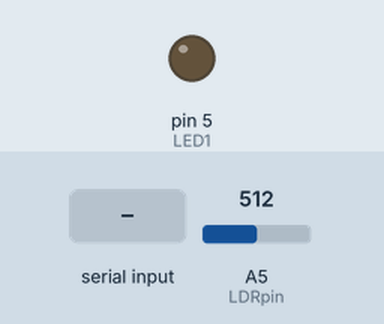
Bench run of a sketch on a simulated Arduino Uno, built with avr-gcc and run on an emulated ATmega328P. On the bench: output pins drawn as LEDs (lit = HIGH). The inputs (shaded band) are chosen by the test bench; at power-on: A5 (LDRpin) = 512. What the sketch prints to the serial monitor is not drawn.

Above: at 0.8 s.
0.9 s: "90,45\n" received over Serial
At 1.4 s:
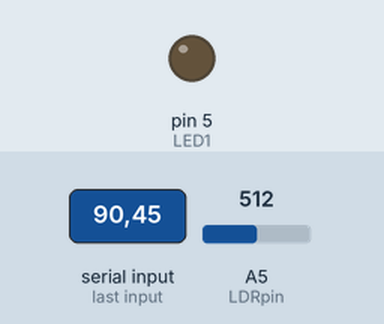
2.5 s: A5 (LDRpin) set to 306
At 3.5 s:
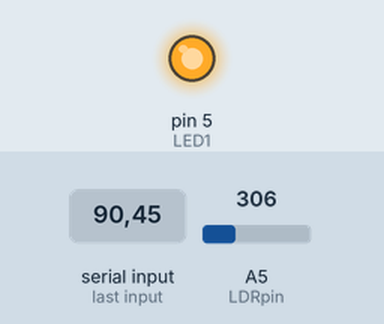
4.5 s: A5 (LDRpin) set to 511
At 5.44 s:
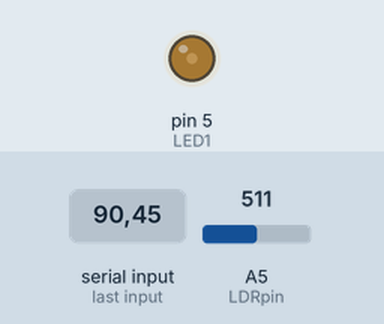
Timing chart, 0 to 7.5 s (numbered marks = the images above; inputs shaded):
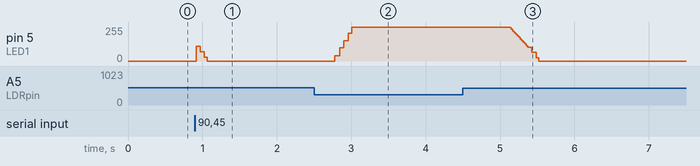

The sketch:

feedback_control_loop_Due.ino
```cpp
#include <avr/io.h>
#include <avr/interrupt.h>

// Constants
const int LED1 = 5; // LED connected to analog pin5
const int LDRpin = A5; // LDR connected to A5 pin
float refValue = 0; // Desired illuminance in Lux
const int Vcc = 5;

/// LDR1 parameters
const float C = 185.922;
const float m = -0.4906;

/// System parameters: Gain and Time constant function of illuminance x [ARDUINO 2]
// G0(x) = mG1*x + bG1
// Tau(x) = mtau1*x + btau1
const float mG1 = 0.1227;
const float bG1 = 13.3269;
const double mtau1 = -0.00009;
const double btau1 = 0.0237;

// Additional variables
int windup = 0;

// Returns system gain for desired illuminance x
float G0(float x) {
  return mG1*x + bG1;
}
// Returns the time constant for desired illuminance x
double tau(float x) {
  return mtau1*x + btau1;
}


/// Tensão e tempo inicial (antes do escalão)
float xi = 0;
int ti = 0;

int increment = 0;

/////////////////////////// PI Controller
// PI controller memory
float y_ant = 0;
float i_ant = 0;
float e_ant = 0;
// PI Controller parameters
const float Kp = 3;
const float Ki = 12;

// Sampling Period
const double T = 0.005;

// Setup Interrupt
volatile bool flag;
ISR(TIMER1_COMPA_vect) {
  flag = 1; //notify main loop
}

// Equivalent of map function for floats
float mapfloat(double val, double in_min, double in_max, double out_min, double out_max) {
  return (val - in_min) * (out_max - out_min) / (in_max - in_min) + out_min;
}

// Reads illuminance value from sensor, returns value in Lux
float readLDR() {
  // Read LDR voltage
  int LDR = analogRead(A5);
  float Vi = mapfloat(LDR, 0, 1023, 0, 5);

  // Convert voltage into Lux
  float base = (Vcc / Vi - 1);
  float exponent = 1 / m;
  float LuxValue = C * pow(base, exponent);
  return LuxValue;
}


// Computes the controller value for the feedback system
// Sums the Feed Forward controller with the PI Controller
float Controller(float ref, float measuredY) {

  // Calculate Feed Forward controller input tension
  float Uff = FeedForwardController(ref);
  Serial.print("Uff: ");
  Serial.println(Uff);

  // Compute error
  //float Upi = PIcontroller(calculateDesiredY(ref), lux2volt(measuredY));
  float Upi =  PIcontroller(lux2volt(ref), lux2volt(measuredY));

  Serial.print("Upi: ");
  Serial.println(Upi);

  // Compute PI controller input tension
  float u = (Upi + Uff);
  if(u > 5){u = 5;}
  if(u < 0){u = 0;}
  return u;
}

// Converts value in Lux to Volt
float lux2volt(float lux) {
  float base = lux/C;
  float exponent = m;
  return Vcc/(pow(base, exponent) + 1);
}

/// Computes the predicted output according to step response of system model G(s) in Volt
//  G(s) = G0(x) / 1+Tau(x)*s
//  v_des(t) = vf - (vf-vi) * e^-(t-ti)/Tau(xf)
float calculateDesiredY(float xf) {
  float Vf = lux2volt(xf);
  float Vi = lux2volt(xi);
  double taux = tau(xf);
  float t = micros();

  // The time constant Tau is in seconds therefore time must be converted from microseconds to seconds!!!
  return Vf - (Vf - Vi) * exp(-(t-ti)*0.000001/taux);
}


// Feed Forward Controller, returns the output voltage to obtain refValue illuminance
float FeedForwardController(float refValue) {
  // Calculate Ui value
  float Kff = 1 / (mG1 * refValue + bG1);
  return Kff * refValue;
}

// PI Controller, returns the output voltage to obtain ref=y both are in Volt
float PIcontroller(float ref, float y) {
  float K1 = Kp * G0(ref);
  float K2 = Kp * Ki * (T / 2);

  float e = ref - y;
  float p = Kp*e;

  float i = i_ant + K2 * (e + e_ant);
  // Limit integral term to avoid windup
  if (i < -10) { i = -10;}
  if (i > 10)  { i = 10;}
  float u = p + i;
  y_ant = y;
  i_ant = i;
  e_ant = e;

  return u;
}


void setup() {
  // Setup pinmodes
  pinMode(LED1, OUTPUT);
  pinMode(LDRpin, INPUT);
  Serial.begin(250000);

  // Setup Timer interrupt (200 Hz)
  cli(); // stop interrupts
  TCCR1A = 0; // set entire TCCR1A register to 0
  TCCR1B = 0; // same for TCCR1B
  TCNT1  = 0; // initialize counter value to 0
  // set compare match register for 200 Hz increments
  OCR1A = 9999; // = 16000000 / (8 * 200) - 1 (must be <65536)
  // turn on CTC mode
  TCCR1B |= (1 << WGM12);
  // Set CS12, CS11 and CS10 bits for 8 prescaler
  TCCR1B |= (0 << CS12) | (1 << CS11) | (0 << CS10);
  // enable timer compare interrupt
  TIMSK1 |= (1 << OCIE1A);
  sei(); // allow interrupts

  // Reference value
  Serial.print("Insert desired Lux value [0, 200]: ");
  while (refValue == 0) {
    if (Serial.available() > 0) {
      refValue = Serial.parseInt();
    }
  }
}

void loop() {
  if (flag)
  {
    // Read current output - y
    float measuredY = readLDR();

    // Apply control law
    float u = Controller(refValue, measuredY);
    Serial.print("Applied u[0,5]: ");
    Serial.println(u);
    Serial.print("Windup: ");
    Serial.println(windup);
    u = mapfloat(u, 0, 5, 0, 255);
    Serial.print("Applied u[0, 255]: ");
    Serial.println(u);
    analogWrite(LED1, u);

    // Register initial time of step input
    if (increment == 0) {
      ti = micros();
      increment = 1;
    }

    // Print measurement
    Serial.print("Measured illuminance: ");
    Serial.println(measuredY);
    Serial.println();

    flag = 0;
  }
}
```

Measured:
- after the input at 0.9 s, pin 5 (LED1): 0/255 → 110/255 at once, → 69/255 0.05 s later, → 29/255 0.06 s later, → 0/255 0.04 s later
- after the input at 2.5 s, pin 5 (LED1): 0/255 → 39/255 after 0.28 s, → 255/255 0.07 s later
- after the input at 4.5 s, pin 5 (LED1): moves from 255/255 to 0/255 over 0.38 s, starting after 0.63 s
